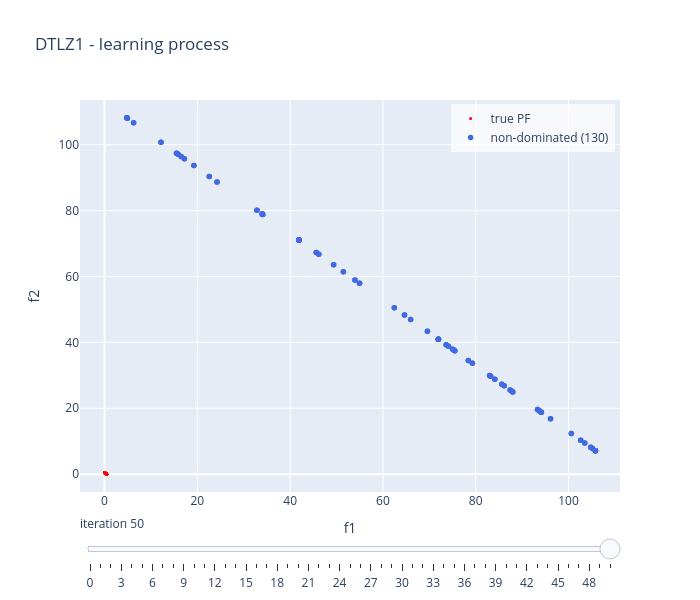

Notebook source saved alongside this figure:
### Code cell
linear_model.visualise("learning", show = False)

### Figure 1 — Plotly figure (JSON) as saved in the notebook; plotly's stock layout.template omitted (floating-point values rounded to 4 significant figures; data arrays with more than 128 entries replaced by an {"elided": "..."} marker saying what was removed)
{"data": [{"marker": {"color": "red", "size": 3}, "mode": "markers", "name": "true PF", "type": "scatter", "x": [0.0, 0.005051, 0.0101, 0.01515, 0.0202, 0.02525, 0.0303, 0.03535, 0.0404, 0.04545, 0.05051, 0.05556, 0.06061, 0.06566, 0.07071, 0.07576, 0.08081, 0.08586, 0.09091, 0.09596, 0.101, 0.1061, 0.1111, 0.1162, 0.1212, 0.1263, 0.1313, 0.1364, 0.1414, 0.1465, 0.1515, 0.1566, 0.1616, 0.1667, 0.1717, 0.1768, 0.1818, 0.1869, 0.1919, 0.197, 0.202, 0.2071, 0.2121, 0.2172, 0.2222, 0.2273, 0.2323, 0.2374, 0.2424, 0.2475, 0.2525, 0.2576, 0.2626, 0.2677, 0.2727, 0.2778, 0.2828, 0.2879, 0.2929, 0.298, 0.303, 0.3081, 0.3131, 0.3182, 0.3232, 0.3283, 0.3333, 0.3384, 0.3434, 0.3485, 0.3535, 0.3586, 0.3636, 0.3687, 0.3737, 0.3788, 0.3838, 0.3889, 0.3939, 0.399, 0.404, 0.4091, 0.4141, 0.4192, 0.4242, 0.4293, 0.4343, 0.4394, 0.4444, 0.4495, 0.4545, 0.4596, 0.4646, 0.4697, 0.4747, 0.4798, 0.4848, 0.4899, 0.4949, 0.5], "y": [0.5, 0.4949, 0.4899, 0.4848, 0.4798, 0.4747, 0.4697, 0.4646, 0.4596, 0.4545, 0.4495, 0.4444, 0.4394, 0.4343, 0.4293, 0.4242, 0.4192, 0.4141, 0.4091, 0.404, 0.399, 0.3939, 0.3889, 0.3838, 0.3788, 0.3737, 0.3687, 0.3636, 0.3586, 0.3535, 0.3485, 0.3434, 0.3384, 0.3333, 0.3283, 0.3232, 0.3182, 0.3131, 0.3081, 0.303, 0.298, 0.2929, 0.2879, 0.2828, 0.2778, 0.2727, 0.2677, 0.2626, 0.2576, 0.2525, 0.2475, 0.2424, 0.2374, 0.2323, 0.2273, 0.2222, 0.2172, 0.2121, 0.2071, 0.202, 0.197, 0.1919, 0.1869, 0.1818, 0.1768, 0.1717, 0.1667, 0.1616, 0.1566, 0.1515, 0.1465, 0.1414, 0.1364, 0.1313, 0.1263, 0.1212, 0.1162, 0.1111, 0.1061, 0.101, 0.09596, 0.09091, 0.08586, 0.08081, 0.07576, 0.07071, 0.06566, 0.06061, 0.05556, 0.05051, 0.04545, 0.0404, 0.03535, 0.0303, 0.02525, 0.0202, 0.01515, 0.0101, 0.005051, 0.0]}, {"marker": {"color": "royalblue", "size": 5.5}, "mode": "markers", "name": "non-dominated (130)", "type": "scatter", "x": {"elided": "130 float values"}, "y": {"elided": "130 float values"}}], "layout": {"height": 600, "legend": {"bgcolor": "rgba(255,255,255,0.7)", "x": 0.99, "xanchor": "right", "y": 0.99, "yanchor": "top"}, "showlegend": true, "sliders": [{"active": 50, "currentvalue": {"prefix": "iteration "}, "steps": [{"args": [["0"], {"frame": {"redraw": true}, "mode": "immediate"}], "label": "0", "method": "animate"}, {"args": [["1"], {"frame": {"redraw": true}, "mode": "immediate"}], "label": "1", "method": "animate"}, {"args": [["2"], {"frame": {"redraw": true}, "mode": "immediate"}], "label": "2", "method": "animate"}, {"args": [["3"], {"frame": {"redraw": true}, "mode": "immediate"}], "label": "3", "method": "animate"}, {"args": [["4"], {"frame": {"redraw": true}, "mode": "immediate"}], "label": "4", "method": "animate"}, {"args": [["5"], {"frame": {"redraw": true}, "mode": "immediate"}], "label": "5", "method": "animate"}, {"args": [["6"], {"frame": {"redraw": true}, "mode": "immediate"}], "label": "6", "method": "animate"}, {"args": [["7"], {"frame": {"redraw": true}, "mode": "immediate"}], "label": "7", "method": "animate"}, {"args": [["8"], {"frame": {"redraw": true}, "mode": "immediate"}], "label": "8", "method": "animate"}, {"args": [["9"], {"frame": {"redraw": true}, "mode": "immediate"}], "label": "9", "method": "animate"}, {"args": [["10"], {"frame": {"redraw": true}, "mode": "immediate"}], "label": "10", "method": "animate"}, {"args": [["11"], {"frame": {"redraw": true}, "mode": "immediate"}], "label": "11", "method": "animate"}, {"args": [["12"], {"frame": {"redraw": true}, "mode": "immediate"}], "label": "12", "method": "animate"}, {"args": [["13"], {"frame": {"redraw": true}, "mode": "immediate"}], "label": "13", "method": "animate"}, {"args": [["14"], {"frame": {"redraw": true}, "mode": "immediate"}], "label": "14", "method": "animate"}, {"args": [["15"], {"frame": {"redraw": true}, "mode": "immediate"}], "label": "15", "method": "animate"}, {"args": [["16"], {"frame": {"redraw": true}, "mode": "immediate"}], "label": "16", "method": "animate"}, {"args": [["17"], {"frame": {"redraw": true}, "mode": "immediate"}], "label": "17", "method": "animate"}, {"args": [["18"], {"frame": {"redraw": true}, "mode": "immediate"}], "label": "18", "method": "animate"}, {"args": [["19"], {"frame": {"redraw": true}, "mode": "immediate"}], "label": "19", "method": "animate"}, {"args": [["20"], {"frame": {"redraw": true}, "mode": "immediate"}], "label": "20", "method": "animate"}, {"args": [["21"], {"frame": {"redraw": true}, "mode": "immediate"}], "label": "21", "method": "animate"}, {"args": [["22"], {"frame": {"redraw": true}, "mode": "immediate"}], "label": "22", "method": "animate"}, {"args": [["23"], {"frame": {"redraw": true}, "mode": "immediate"}], "label": "23", "method": "animate"}, {"args": [["24"], {"frame": {"redraw": true}, "mode": "immediate"}], "label": "24", "method": "animate"}, {"args": [["25"], {"frame": {"redraw": true}, "mode": "immediate"}], "label": "25", "method": "animate"}, {"args": [["26"], {"frame": {"redraw": true}, "mode": "immediate"}], "label": "26", "method": "animate"}, {"args": [["27"], {"frame": {"redraw": true}, "mode": "immediate"}], "label": "27", "method": "animate"}, {"args": [["28"], {"frame": {"redraw": true}, "mode": "immediate"}], "label": "28", "method": "animate"}, {"args": [["29"], {"frame": {"redraw": true}, "mode": "immediate"}], "label": "29", "method": "animate"}, {"args": [["30"], {"frame": {"redraw": true}, "mode": "immediate"}], "label": "30", "method": "animate"}, {"args": [["31"], {"frame": {"redraw": true}, "mode": "immediate"}], "label": "31", "method": "animate"}, {"args": [["32"], {"frame": {"redraw": true}, "mode": "immediate"}], "label": "32", "method": "animate"}, {"args": [["33"], {"frame": {"redraw": true}, "mode": "immediate"}], "label": "33", "method": "animate"}, {"args": [["34"], {"frame": {"redraw": true}, "mode": "immediate"}], "label": "34", "method": "animate"}, {"args": [["35"], {"frame": {"redraw": true}, "mode": "immediate"}], "label": "35", "method": "animate"}, {"args": [["36"], {"frame": {"redraw": true}, "mode": "immediate"}], "label": "36", "method": "animate"}, {"args": [["37"], {"frame": {"redraw": true}, "mode": "immediate"}], "label": "37", "method": "animate"}, {"args": [["38"], {"frame": {"redraw": true}, "mode": "immediate"}], "label": "38", "method": "animate"}, {"args": [["39"], {"frame": {"redraw": true}, "mode": "immediate"}], "label": "39", "method": "animate"}, {"args": [["40"], {"frame": {"redraw": true}, "mode": "immediate"}], "label": "40", "method": "animate"}, {"args": [["41"], {"frame": {"redraw": true}, "mode": "immediate"}], "label": "41", "method": "animate"}, {"args": [["42"], {"frame": {"redraw": true}, "mode": "immediate"}], "label": "42", "method": "animate"}, {"args": [["43"], {"frame": {"redraw": true}, "mode": "immediate"}], "label": "43", "method": "animate"}, {"args": [["44"], {"frame": {"redraw": true}, "mode": "immediate"}], "label": "44", "method": "animate"}, {"args": [["45"], {"frame": {"redraw": true}, "mode": "immediate"}], "label": "45", "method": "animate"}, {"args": [["46"], {"frame": {"redraw": true}, "mode": "immediate"}], "label": "46", "method": "animate"}, {"args": [["47"], {"frame": {"redraw": true}, "mode": "immediate"}], "label": "47", "method": "animate"}, {"args": [["48"], {"frame": {"redraw": true}, "mode": "immediate"}], "label": "48", "method": "animate"}, {"args": [["49"], {"frame": {"redraw": true}, "mode": "immediate"}], "label": "49", "method": "animate"}, {"args": [["50"], {"frame": {"redraw": true}, "mode": "immediate"}], "label": "50", "method": "animate"}]}], "title": {"text": "DTLZ1 - learning process"}, "width": 700, "xaxis": {"range": [-5.29, 111.1], "title": {"text": "f1"}}, "yaxis": {"range": [-5.408, 113.6], "title": {"text": "f2"}}}}
